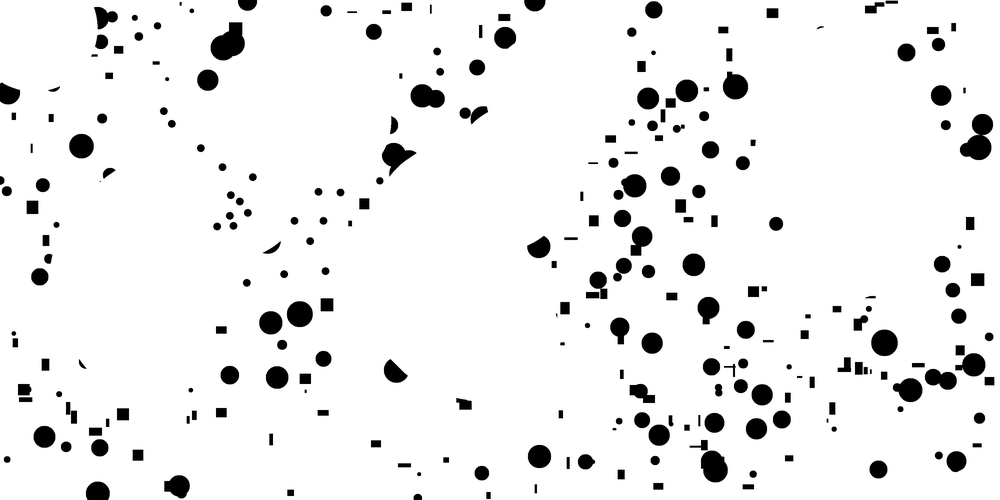
#> input picture experimental_maps/pruning_map.png, 1000 x 500 px, shrunk from 3000 x 1500 before the run
$ python -i cco_obstacle.py   (imports and definitions only)
#> lines starting #> are read from the running program, lines starting #| are printed output that depends on the picture; after the words box and inside, x2 and y2 are one past the last pixel; in counts of white or black regions, pixels touching at a corner belong together
"""Critical Crossable Obstacle model — scene utilities for CCO_planner.

The CCO_planner (Critical Crossable Obstacle Planner) plans on the
boundary of a single elongated obstacle that the formation must
straddle.  This module builds that scene representation:

* ``Obstacle`` — loads/inflates/samples an obstacle image, extracts
  its skeleton main branch, splits the inflated contour into L/R
  chains.  Internally relies on ``find_longest_path`` and
  ``find_split_point``.
* ``find_start`` — first anchor pair on the L/R chains separated by
  approximately ``BAR`` pixels (within tolerance).  Running it on the
  reversed chains gives the far end, so start and goal configurations
  are derived automatically at the two ends of the obstacle.
* ``make_clearance_map`` — exact EDT of the wall map (free pixels are
  > 127).  Returned as ``float32`` so the kernels' specialised JIT
  signatures keep their cached compilations.
* ``get_cluster_positions`` — positions of all three robots in each
  cluster (main + 2 satellites) on the formation circle of radius
  ``|AB|/2``.
* ``_circle_free`` — Numba-jitted scalar collision check.
"""

from __future__ import annotations

import math
from typing import Optional, Tuple

import cv2
import numpy as np
import networkx as nx
from numba import njit
from scipy.ndimage import distance_transform_edt
from shapely.geometry import Polygon, Point
from skimage.morphology import skeletonize


# ═══════════════════════════════════════════════════════════
#  Skeleton helpers
# ═══════════════════════════════════════════════════════════

def find_longest_path(skeleton: np.ndarray) -> list[tuple[int, int]]:
    """Return the 8-connected diameter path of a binary skeleton image."""
    skel = skeleton.astype(bool)
    G = nx.Graph()
    rows, cols = np.where(skel)
    for r, c in zip(rows, cols):
        for dr in (-1, 0, 1):
            for dc in (-1, 0, 1):
                if dr == 0 and dc == 0:
                    continue
                rr, cc = r + dr, c + dc
                if 0 <= rr < skel.shape[0] and 0 <= cc < skel.shape[1] and skel[rr, cc]:
                    G.add_edge((r, c), (rr, cc))

    if not G.nodes:
        return []

    start = next(iter(G.nodes))
    dist1 = nx.single_source_shortest_path_length(G, start)
    far1 = max(dist1, key=dist1.get)
    dist2 = nx.single_source_shortest_path_length(G, far1)
    far2 = max(dist2, key=dist2.get)
    path_rc = nx.shortest_path(G, far1, far2)
    return [(c, r) for (r, c) in path_rc]


# [23 lines left out: function find_split_point, not called in this run]


# ═══════════════════════════════════════════════════════════
#  Obstacle wrapper
# ═══════════════════════════════════════════════════════════

class Obstacle:
    """Loads an obstacle image, inflates it, samples its boundary, and
    extracts its main skeleton branch."""

    def __init__(self, path: str, inflation_radius: int = 40,
                 step_size: int = 10, scale: float = 1):
        self._path = path
        self._inflation_radius = inflation_radius
        self._step_size = step_size
        self._scale = scale

        self._image_gray: Optional[np.ndarray] = None
        self._obstacle_polygon_true: Optional[Polygon] = None
        self._obstacle_polygon: Optional[Polygon] = None
        self._sampled: Optional[np.ndarray] = None
        self._main_skeleton_branch: Optional[list[tuple[int, int]]] = None

        self._load_obstacle_from_image()
        self._sample_polygon()
        self._compute_skeleton()

    def _load_obstacle_from_image(self) -> None:
        img = cv2.imread(self._path, cv2.IMREAD_GRAYSCALE)
#> img is the input picture: shape (500, 1000); min 0, max 255, mean 237.4
        if img is None:
            raise FileNotFoundError(f"Cannot read obstacle image: {self._path}")
        self._image_gray = img

        _, thresh = cv2.threshold(self._image_gray, 127, 255, 0)
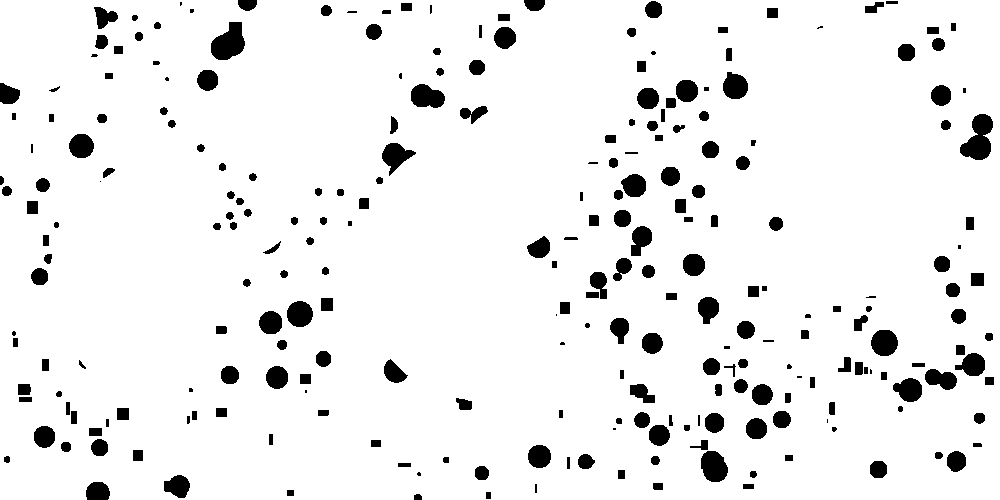
#> thresh: shape (500, 1000); 93.1% white; 256 black regions (27 under 20 px)
        contours, _ = cv2.findContours(thresh, cv2.RETR_TREE, cv2.CHAIN_APPROX_SIMPLE)
#> contours = 251 contours, 13 with area under 20; largest, box (x1, y1, x2, y2) and area: (0, 0, 1000, 500) 497330, (959, 113, 994, 161) 1006, (210, 21, 246, 61) 930, (700, 450, 729, 483) 695, (410, 83, 446, 109) 657
        if len(contours) < 2:
            raise ValueError("Expected at least 2 contours (background + obstacle)")

        self._obstacle_polygon_true = Polygon(contours[1].squeeze())
        self._obstacle_polygon = self._obstacle_polygon_true.buffer(
            distance=self._inflation_radius)

    def _sample_polygon(self) -> None:
        boundary = self._obstacle_polygon.boundary
        perimeter_length = boundary.length
#> perimeter_length = 276.9
        num_points = max(1, int(perimeter_length // self._step_size))
#> num_points = 27
        sampled = [boundary.interpolate(i * self._step_size)
                   for i in range(num_points)]
#> sampled = 27 items
        self._sampled = np.array(
            [(int(p.x * self._scale), int(p.y * self._scale)) for p in sampled],
            np.int32)
#> self._sampled = 27 pairs, first value 445 to 531, second value 451 to 538

    def _compute_skeleton(self) -> None:
        mask = np.zeros_like(self._image_gray)
        coords = np.array(list(self._obstacle_polygon.exterior.coords),
                          dtype=np.int32)
#> coords = 73 pairs, first value 445 to 531, second value 451 to 539
        cv2.fillPoly(mask, [coords], color=255)
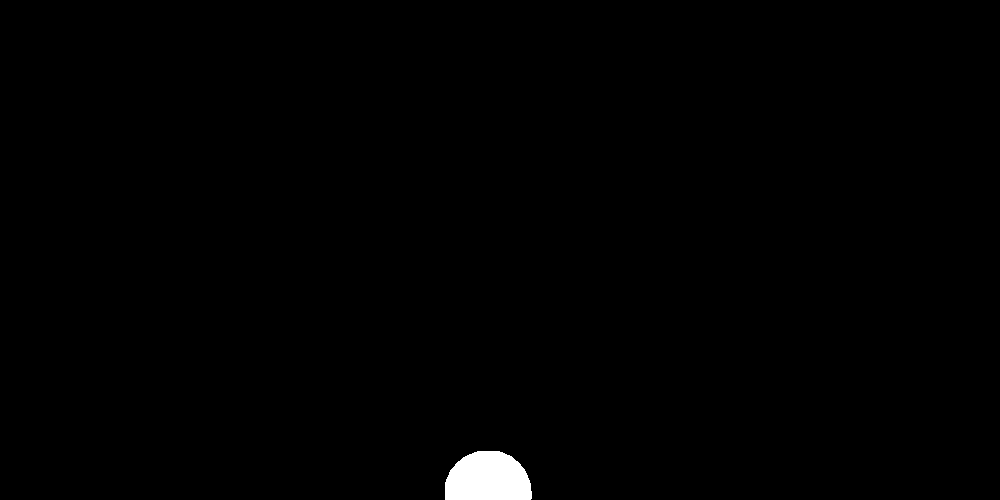
#> mask: shape (500, 1000); 0.71% white; 1 white region, box (x1, y1, x2, y2) and area: (445, 451, 532, 500) 3540
        skel = skeletonize((mask > 0).astype(np.uint8)).astype(np.uint8)
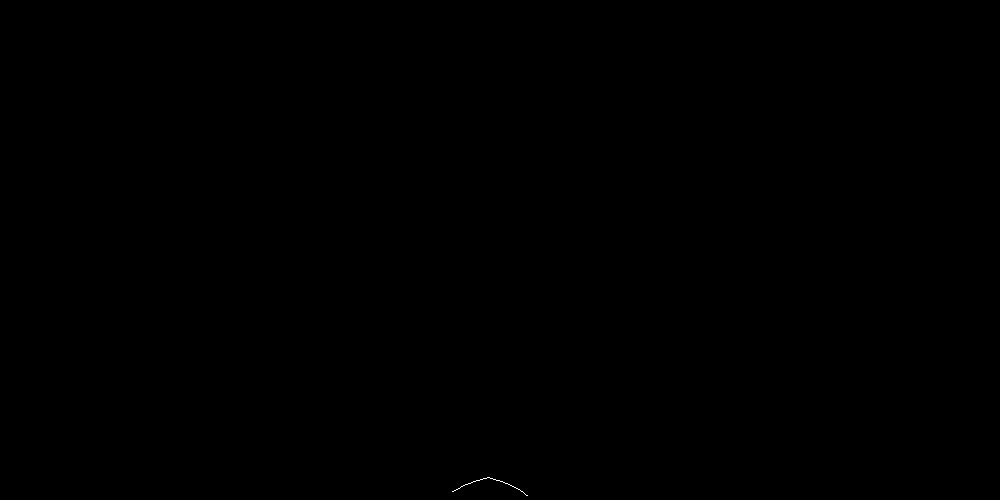
#> skel: shape (500, 1000); values 0 (black) and 1 (white), 0.02% white in thin lines or dots, all inside (x1, y1, x2, y2) = (452, 477, 528, 496)
        self._main_skeleton_branch = find_longest_path(skel)
#> in find_longest_path, `rows, cols = np.where(skel)`: rows = 76 values from 477 to 495; cols = 76 values, max 527 at index 75, min 452 at index 67, mean 489.5
#> the loop in find_longest_path, `for r, c in zip(rows, cols):` made 76 passes
#> (r, c) on passes 1 to 12: (477, 487), (477, 488), (477, 489), (478, 483), (478, 484), (478, 485), (478, 486), (478, 490), (478, 491), (478, 492), (479, 480), (479, 481)
#> in find_longest_path, `start = next(iter(G.nodes))`: start = (477, 487)
#> in find_longest_path, `dist1 = nx.single_source_shortest_path_length(G, start)`: dist1 = 76 items
#> in find_longest_path, `far1 = max(dist1, key=dist1.get)`: far1 = (495, 527)
#> in find_longest_path, `dist2 = nx.single_source_shortest_path_length(G, far1)`: dist2 = 76 items
#> in find_longest_path, `far2 = max(dist2, key=dist2.get)`: far2 = (491, 452)
#> in find_longest_path, `path_rc = nx.shortest_path(G, far1, far2)`: path_rc = 76 pairs, first value 477 to 495, second value 452 to 527
#> self._main_skeleton_branch = 76 pairs, first value 452 to 527, second value 477 to 495

    def get_skeleton(self) -> list[tuple[int, int]]:
        """Main skeleton branch as a list of (x, y) pixel tuples."""
        return list(self._main_skeleton_branch or [])

    # [106 lines left out: functions split_obstacle, find_start, make_clearance_map, get_cluster_positions, _circle_free, not called in this run]

>>> result = Obstacle('../experimental_maps/pruning_map.png').get_skeleton()
#> result has the same summary as self._main_skeleton_branch in _compute_skeleton
